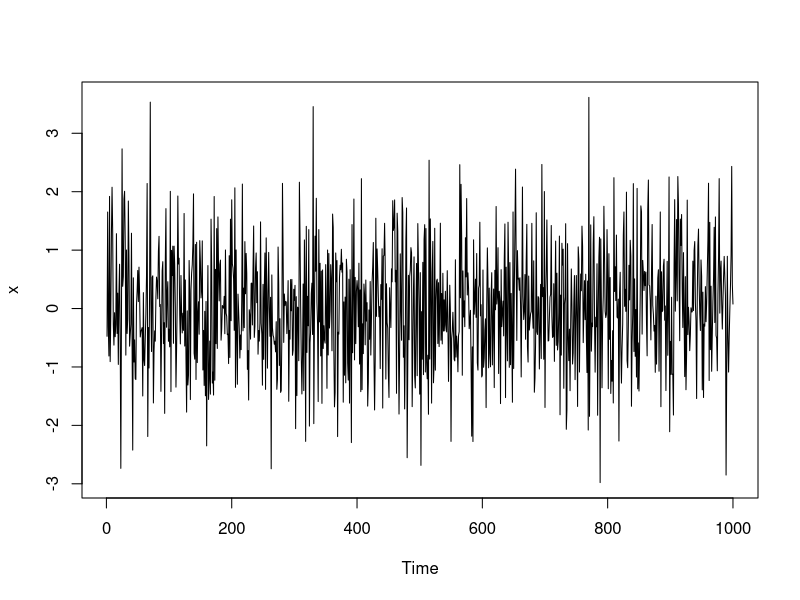
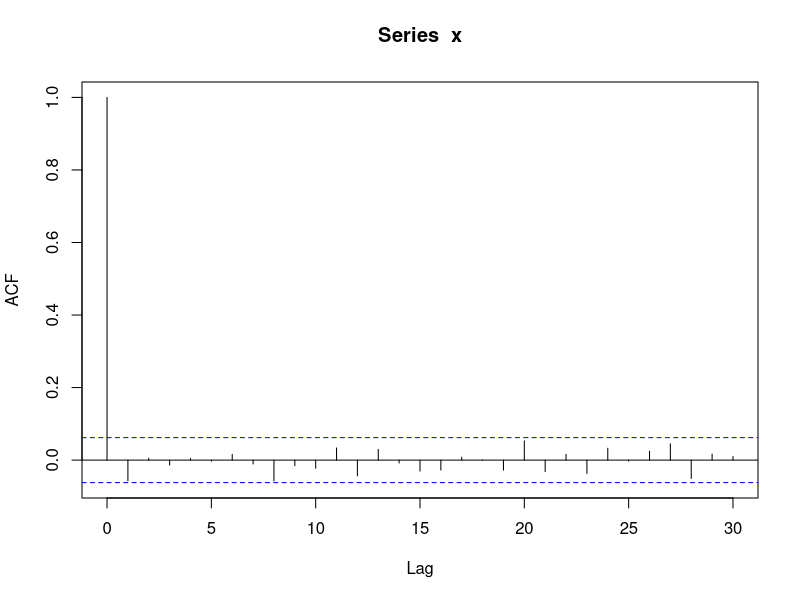
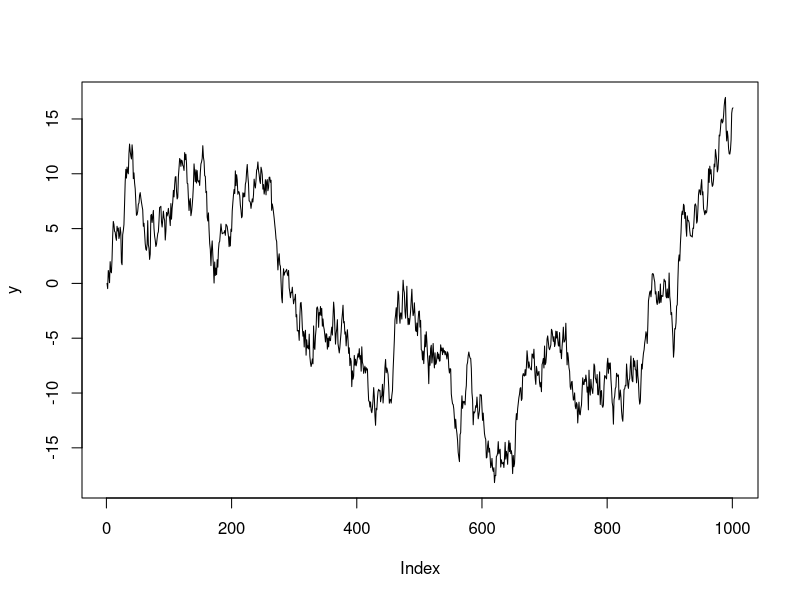
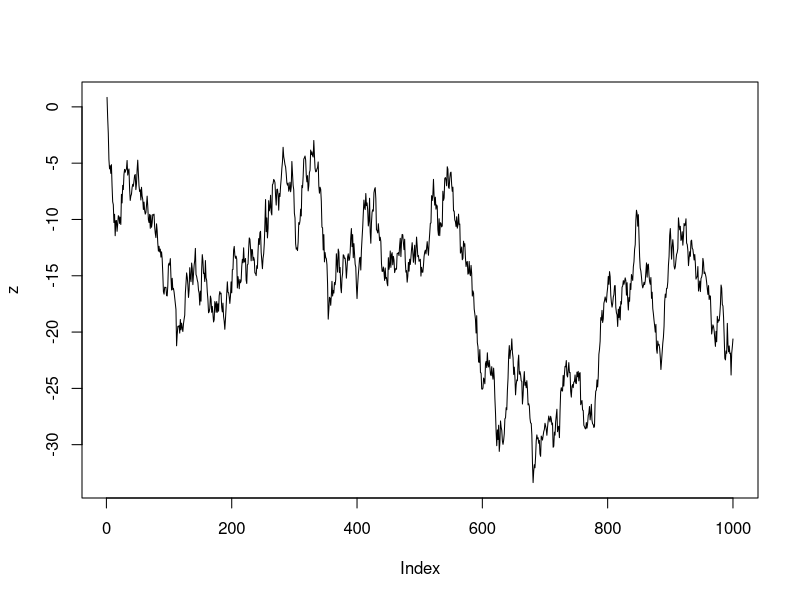
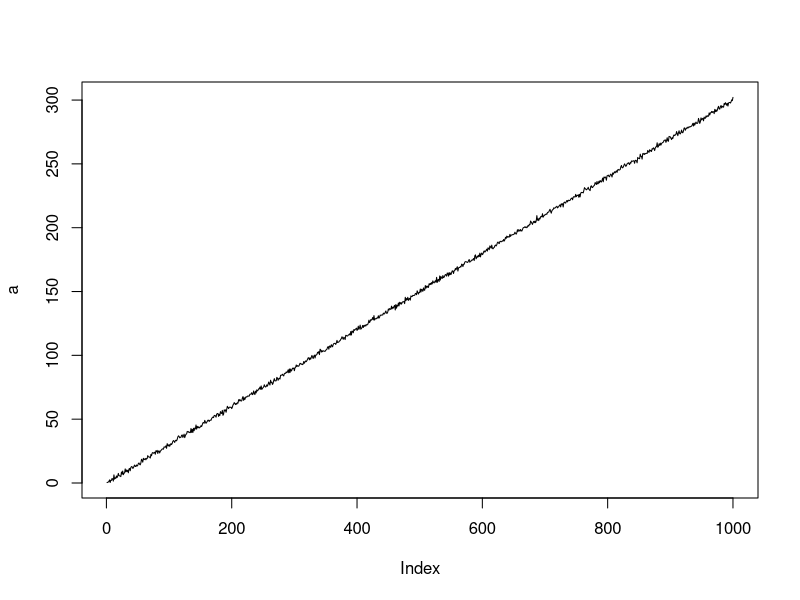

Recreate these plots in R, in order.

library(tseries)

x = rnorm(1000)

plot.ts(x)
acf(x) #look like white noise
adf.test(x) # 


y = diffinv(x)
plot(y, type="l") # original timeplot is non-stationary

adf.test(y) # p = 0.9 > 0.05 fail to reject null hypothesis (stationary)

x = rnorm(1000)
kpss.test(x) # p = 0.1 > 0.05 fail to reject null hypothesis (level stationary data)
kpss.test(x) # p = 0.1 > 0.05 fail to reject null hypothesis (truly stationary data) # both trend and level stationary
adf.test(x)   

z <- cumsum(x)
#?cumsum
plot(z, type="l")

kpss.test(z) # p = 0.01 < 0.05 reject null hypothesis (not stationary)
kpss.test(z, "Trend")

a <- 0.3 * (1:1000)+rnorm(1000)
plot(a, type="l")
kpss.test(a, null="Trend") # p > 0.05 fail to reject null hypothesis (trend stationary)
